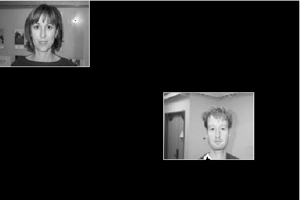
%> input picture Lab2/SH_Test.tif, 300 x 200 px
$ octave --eval "result = removeShadow(imread('SH_Test.tif'));"   (GNU Octave 9; MATLAB toolbox functions it lacks are replaced by stand-ins)
%> lines starting %> are read from the running program, lines starting %| are printed output that depends on the picture; in (x1, y1, x2, y2) boxes, pixels count from 0 and x2, y2 are one past the last pixel; in counts of white or black regions, pixels touching at a corner belong together; the program's own positions count from 1
%> in removeShadow, grayImage is the input picture: size 200x300 uint8; min 0, max 255, mean 30.1
### Lab2/estimateAverageValue.m
function avgValue = estimateAverageValue(image, boxSize)
%> called with boxSize = 4
    % Estimate the average pixel value within a sample box
    % INPUTS:
    %   - image: the input image (2D array)
    %   - boxSize: size of the sample box for averaging

    % Get the dimensions of the input image
    [rows, columns] = size(image);
%> rows = 200; columns = 300

    % Initialize a matrix to store the average pixel values
    avgValue = zeros(rows, columns);

    % Loop through the image in boxSize-sized steps
    for i = 1:rows/boxSize
        for j = 1:columns/boxSize
            % Calculate the starting indices of the current sample box
            index_y = (boxSize * i) - (boxSize - 1);
            index_x = (boxSize * j) - (boxSize - 1);

            % Extract the current sample box using imcrop
            box = imcrop(image, [index_x index_y boxSize-1 boxSize-1]);

            % Calculate the mean of all pixel values in the sample box
            avgValue(index_y:index_y+boxSize-1, index_x:index_x+boxSize-1) = mean(box, 'all');
        end
    end
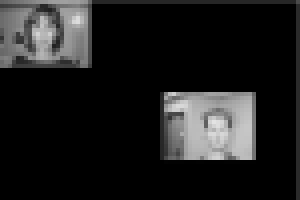
%> avgValue: size 200x300 double; min 0, max 227.1, mean 30.1
end

### Lab2/removeShadow.m
function removedShadowImage = removeShadow(image)
% removeShadowImage = removeShadow(image)
% This function removes the shadow from the input RGB image.

% Convert the image to grayscale
grayImage = rgb2gray(image);

% Define the sample box sizes for shadow and background
shadowBoxSize = 4;
backgroundBoxSize = 10;

% Estimate the average pixel value of the shadow
shadowAvgValue = estimateAverageValue(grayImage, shadowBoxSize);

% Estimate the average pixel value of the background
backgroundAvgValue = mean(estimateAverageValue(grayImage, backgroundBoxSize), "All");
%> call 2 of estimateAverageValue, with boxSize = 10
%> after the loop in estimateAverageValue (call 2), `for i = 1:rows/boxSize`:
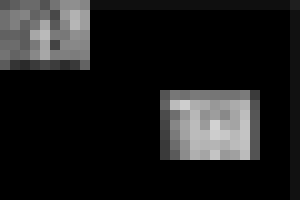
%> avgValue: size 200x300 double; min 0, max 210.5, mean 30.1
%> backgroundAvgValue = 30.14

% Identify the shadow region (assumption: shadow is darker than the background)
shadowMask = 40 > shadowAvgValue;
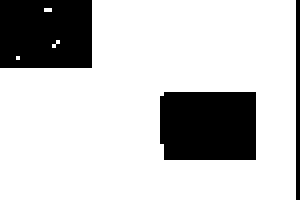
%> shadowMask: size 200x300 logical; 77.6% white; 3 black regions, box (x1, y1, x2, y2) and area: (160, 92, 256, 160) 6448, (0, 0, 92, 68) 6176, (296, 0, 300, 200) 800

% Create a copy of the original image
removedShadowImage = image;

% Replace shadow pixel values with background pixel values
for i = 1:size(image, 1)
    for j = 1:size(image, 2)
        if shadowMask(i, j)
            % Replace RGB values at shadow pixels with background RGB values
            removedShadowImage(i, j, 1) = backgroundAvgValue;
            removedShadowImage(i, j, 2) = backgroundAvgValue;
            removedShadowImage(i, j, 3) = backgroundAvgValue;
        end
    end
end
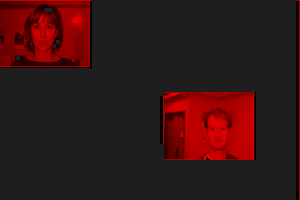
%> removedShadowImage: size 200x300x3 uint8; mean R, G, B 52.8, 23.3, 23.3

% Convert the modified image to grayscale
removedShadowGrayImage = rgb2gray(removedShadowImage);
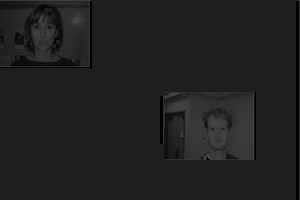
%> removedShadowGrayImage: size 200x300 uint8; min 0, max 76, mean 32.1

% Display the result
figure;
subplot(2, 2, 1), imshow(image), title('Original Image');
subplot(2, 2, 2), imshow(shadowMask, []), title('Shadow Mask');
subplot(2, 2, 3), imshow(removedShadowImage), title('Image with Removed Shadow');
subplot(2, 2, 4), imshow(removedShadowGrayImage), title('Greyscale Image with Removed Shadow');
sgtitle("Question 4");

end
